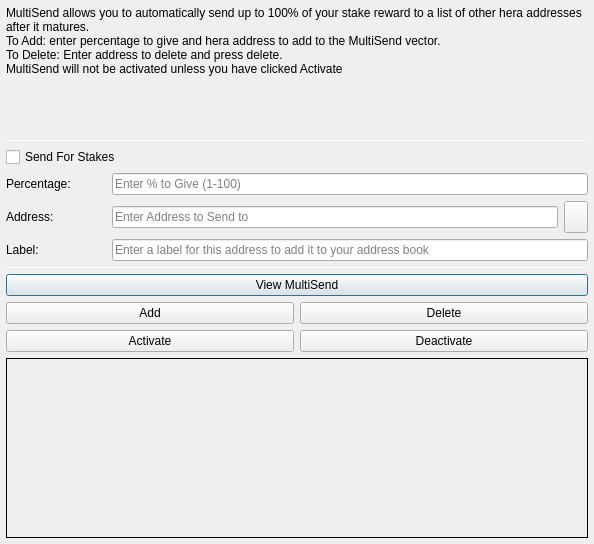
<?xml version="1.0" encoding="UTF-8"?>
<ui version="4.0">
 <class>MultiSendDialog</class>
 <widget class="QDialog" name="MultiSendDialog">
  <property name="windowModality">
   <enum>Qt::NonModal</enum>
  </property>
  <property name="geometry">
   <rect>
    <x>0</x>
    <y>0</y>
    <width>594</width>
    <height>544</height>
   </rect>
  </property>
  <property name="windowTitle">
   <string>MultiSend</string>
  </property>
  <layout class="QVBoxLayout" name="verticalLayout" stretch="0">
   <property name="margin">
    <number>6</number>
   </property>
   <item>
    <layout class="QVBoxLayout" name="verticalLayout_Main" stretch="1,1,1,0,1,1,1">
     <item>
      <widget class="QLabel" name="label_2">
       <property name="lineWidth">
        <number>1</number>
       </property>
       <property name="text">
        <string>MultiSend allows you to automatically send up to 100% of your stake reward to a list of other hera addresses after it matures.
To Add: enter percentage to give and hera address to add to the MultiSend vector.
To Delete: Enter address to delete and press delete.
MultiSend will not be activated unless you have clicked Activate</string> <!--or masternode -->
       </property>
       <property name="alignment">
        <set>Qt::AlignLeading|Qt::AlignLeft|Qt::AlignTop</set>
       </property>
       <property name="wordWrap">
        <bool>true</bool>
       </property>
      </widget>
     </item>
     <item>
      <widget class="Line" name="line">
       <property name="minimumSize">
        <size>
         <width>0</width>
         <height>1</height>
        </size>
       </property>
       <property name="maximumSize">
        <size>
         <width>16777215</width>
         <height>1</height>
        </size>
       </property>
       <property name="orientation">
        <enum>Qt::Horizontal</enum>
       </property>
      </widget>
     </item>
     <item>
      <layout class="QVBoxLayout" name="verticalLayout_Settings">
       <item>
        <layout class="QHBoxLayout" name="horizontalLayout">
         <item>
          <widget class="QCheckBox" name="multiSendStakeCheckBox">
           <property name="text">
            <string>Send For Stakes</string>
           </property>
          </widget>
         </item>
         <!--
         <item>
          <widget class="QCheckBox" name="multiSendMasternodeCheckBox">
           <property name="text">
            <string>Send For Masternode Rewards</string>
           </property>
          </widget>
         </item>
         -->
        </layout>
       </item>
       <item>
        <layout class="QHBoxLayout" name="horizontalLayout_6">
         <item>
          <widget class="QLabel" name="label">
           <property name="minimumSize">
            <size>
             <width>100</width>
             <height>0</height>
            </size>
           </property>
           <property name="toolTip">
            <string>Percentage of stake to send</string>
           </property>
           <property name="text">
            <string>Percentage:</string>
           </property>
          </widget>
         </item>
         <item>
          <widget class="QLineEdit" name="multiSendPercentEdit">
           <property name="toolTip">
            <string>Enter whole numbers 1 - 100</string>
           </property>
           <property name="placeholderText">
            <string>Enter % to Give (1-100)</string>
           </property>
          </widget>
         </item>
        </layout>
       </item>
       <item>
        <layout class="QHBoxLayout" name="horizontalLayout_7">
         <item>
          <widget class="QLabel" name="label_5">
           <property name="minimumSize">
            <size>
             <width>100</width>
             <height>0</height>
            </size>
           </property>
           <property name="toolTip">
            <string>Address to send portion of stake to</string>
           </property>
           <property name="text">
            <string>Address:</string>
           </property>
          </widget>
         </item>
         <item>
          <widget class="QLineEdit" name="multiSendAddressEdit">
           <property name="toolTip">
            <string/>
           </property>
           <property name="placeholderText">
            <string>Enter Address to Send to</string>
           </property>
          </widget>
         </item>
         <item>
          <widget class="QToolButton" name="addressBookButton">
           <property name="maximumSize">
            <size>
             <width>16777215</width>
             <height>32</height>
            </size>
           </property>
           <property name="toolTip">
            <string>Choose an address from the address book</string>
           </property>
           <property name="text">
            <string/>
           </property>
           <property name="icon">
            <iconset resource="../hera.qrc">
             <normaloff>:/icons/address-book</normaloff>:/icons/address-book</iconset>
           </property>
           <property name="shortcut">
            <string>Alt+A</string>
           </property>
          </widget>
         </item>
        </layout>
       </item>
      </layout>
     </item>
     <item>
      <layout class="QHBoxLayout" name="horizontalLayout_3">
       <item>
        <widget class="QLabel" name="label_3">
         <property name="minimumSize">
          <size>
           <width>100</width>
           <height>0</height>
          </size>
         </property>
         <property name="text">
          <string>Label:</string>
         </property>
        </widget>
       </item>
       <item>
        <widget class="QLineEdit" name="labelAddressLabelEdit">
         <property name="placeholderText">
          <string>Enter a label for this address to add it to your address book</string>
         </property>
        </widget>
       </item>
      </layout>
     </item>
     <item>
      <widget class="Line" name="line_2">
       <property name="minimumSize">
        <size>
         <width>0</width>
         <height>1</height>
        </size>
       </property>
       <property name="maximumSize">
        <size>
         <width>16777215</width>
         <height>1</height>
        </size>
       </property>
       <property name="orientation">
        <enum>Qt::Horizontal</enum>
       </property>
      </widget>
     </item>
     <item>
      <layout class="QVBoxLayout" name="verticalLayout_Buttons">
       <item>
        <layout class="QHBoxLayout" name="horizontalLayout_4">
         <item>
          <widget class="QPushButton" name="viewButton">
           <property name="toolTip">
            <string/>
           </property>
           <property name="statusTip">
            <string>View MultiSend Vector</string>
           </property>
           <property name="text">
            <string>View MultiSend</string>
           </property>
          </widget>
         </item>
        </layout>
       </item>
       <item>
        <layout class="QHBoxLayout" name="horizontalLayout_2">
         <item>
          <widget class="QPushButton" name="addButton">
           <property name="toolTip">
            <string/>
           </property>
           <property name="statusTip">
            <string>Add to MultiSend Vector</string>
           </property>
           <property name="text">
            <string>Add</string>
           </property>
          </widget>
         </item>
         <item>
          <widget class="QPushButton" name="deleteButton">
           <property name="toolTip">
            <string/>
           </property>
           <property name="statusTip">
            <string>Delete Address From MultiSend Vector</string>
           </property>
           <property name="text">
            <string>Delete</string>
           </property>
          </widget>
         </item>
        </layout>
       </item>
       <item>
        <layout class="QHBoxLayout" name="horizontalLayout_5">
         <item>
          <widget class="QPushButton" name="activateButton">
           <property name="statusTip">
            <string>Activate MultiSend</string>
           </property>
           <property name="text">
            <string>Activate</string>
           </property>
          </widget>
         </item>
         <item>
          <widget class="QPushButton" name="disableButton">
           <property name="statusTip">
            <string>Deactivate MultiSend</string>
           </property>
           <property name="text">
            <string>Deactivate</string>
           </property>
          </widget>
         </item>
        </layout>
       </item>
      </layout>
     </item>
     <item>
      <widget class="QLabel" name="message">
       <property name="minimumSize">
        <size>
         <width>0</width>
         <height>180</height>
        </size>
       </property>
       <property name="frameShape">
        <enum>QFrame::Panel</enum>
       </property>
       <property name="frameShadow">
        <enum>QFrame::Plain</enum>
       </property>
       <property name="lineWidth">
        <number>1</number>
       </property>
       <property name="midLineWidth">
        <number>1</number>
       </property>
       <property name="text">
        <string/>
       </property>
       <property name="alignment">
        <set>Qt::AlignLeading|Qt::AlignLeft|Qt::AlignTop</set>
       </property>
       <property name="wordWrap">
        <bool>true</bool>
       </property>
      </widget>
     </item>
    </layout>
   </item>
  </layout>
 </widget>
 <resources>
  <include location="../hera.qrc"/>
 </resources>
 <connections/>
</ui>
